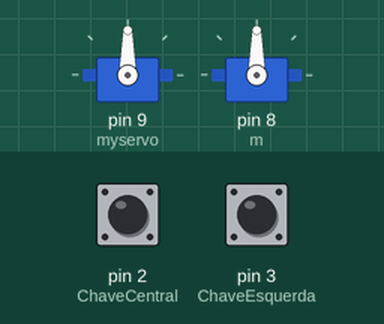
The sketch below on a simulated Arduino Uno, built with avr-gcc and run on an emulated ATmega328P. Parts: 2 × servo. The test bench sets the inputs (shaded band); at power-on: pin 3 (ChaveEsquerda) HIGH, pin 2 (ChaveCentral) HIGH.

Above: at 1.2 s.
1.3 s: pin 3 (ChaveEsquerda) pulled LOW for 1 s
At 1.82 s:
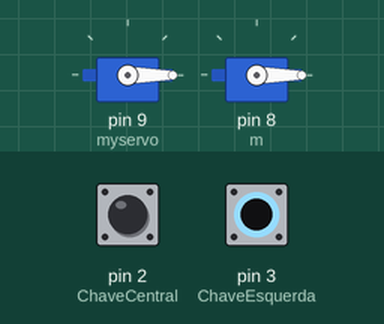
4.3 s: pin 2 (ChaveCentral) pulled LOW for 0.15 s
At 4.37 s:
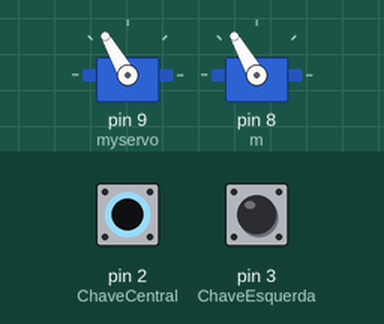
5.9 s: pin 3 (ChaveEsquerda) pulled LOW for 3.2 s
At 9.8 s:
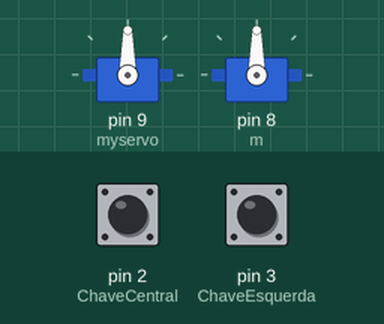
Timing chart, 0 to 11.3 s (numbered marks = the images above; inputs shaded):
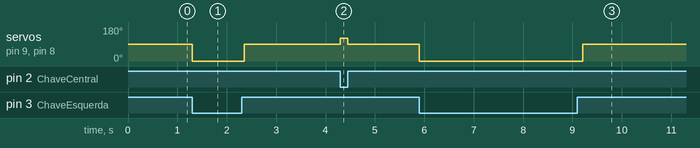

The sketch:

porteira.ino
```cpp
// Programa : Controlando o servo com 3 chaves
// Autor: Arduino e Cia

#include <Servo.h>

Servo myservo;
Servo m;


int val;
int ChaveEsquerda = 3; //Pino a ser ligado na chave esquerda
int ChaveCentral = 2; //Pino a ser ligado na chave central

void setup()
{
  // Pino de dados do servo conectado ao pino 9 do Arduino
  myservo.attach(9);
  m.attach(8);
  //Define o pino como entrada
  pinMode(ChaveEsquerda, INPUT);
  //Aciona o resistor pull-up interno
  digitalWrite(ChaveEsquerda, HIGH);
  pinMode(ChaveCentral, INPUT);
  digitalWrite(ChaveCentral, HIGH);
}

void loop()
{
  //Le o valor da Chave Esquerda (On/Off)
  val = digitalRead(ChaveEsquerda);
  //Caso a chave seja pressionada, movimenta o servo
  if (val != 1)
  {

    myservo.write(0);  //Move o servo para o angulo de 60 graus
    m.write(0);  //Move o servo para o angulo de 60 graus
    delay(150);
    myservo.write(90);  //Move o servo para o angulo de 60 graus
    m.write(90);  //Move o servo para o angulo de 60 graus


  }

  val = digitalRead(ChaveCentral);
  if (val != 1)
  {
    myservo.write(120);  //Move o servo para o angulo de 90 graus
    m.write(120);  //Move o servo para o angulo de 60 graus

    delay(15);

    myservo.write(90);
    m.write(90);  //Move o servo para o angulo de 60 graus


  }

}
```

Measured:
- after the input at 1.3 s, servo on pin 9 (myservo), servo on pin 8 (m): 90° → 0° at once, → 90° 1.1 s later
- after the input at 4.3 s, servo on pin 9 (myservo), servo on pin 8 (m): 90° → 120° at once, → 90° 0.15 s later
- after the input at 5.9 s, servo on pin 9 (myservo), servo on pin 8 (m): 90° → 0° at once, → 90° 3.3 s later
